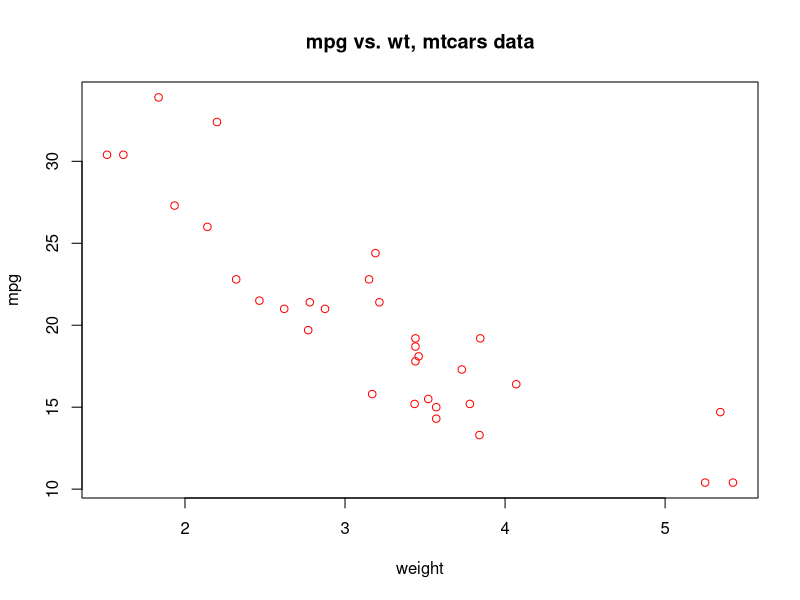

This chart was generated by the following R code:
plot(mtcars$wt, mtcars$mpg,
     main = "mpg vs. wt, mtcars data",
     xlab = "weight",
     ylab = "mpg",
     col = "red")
